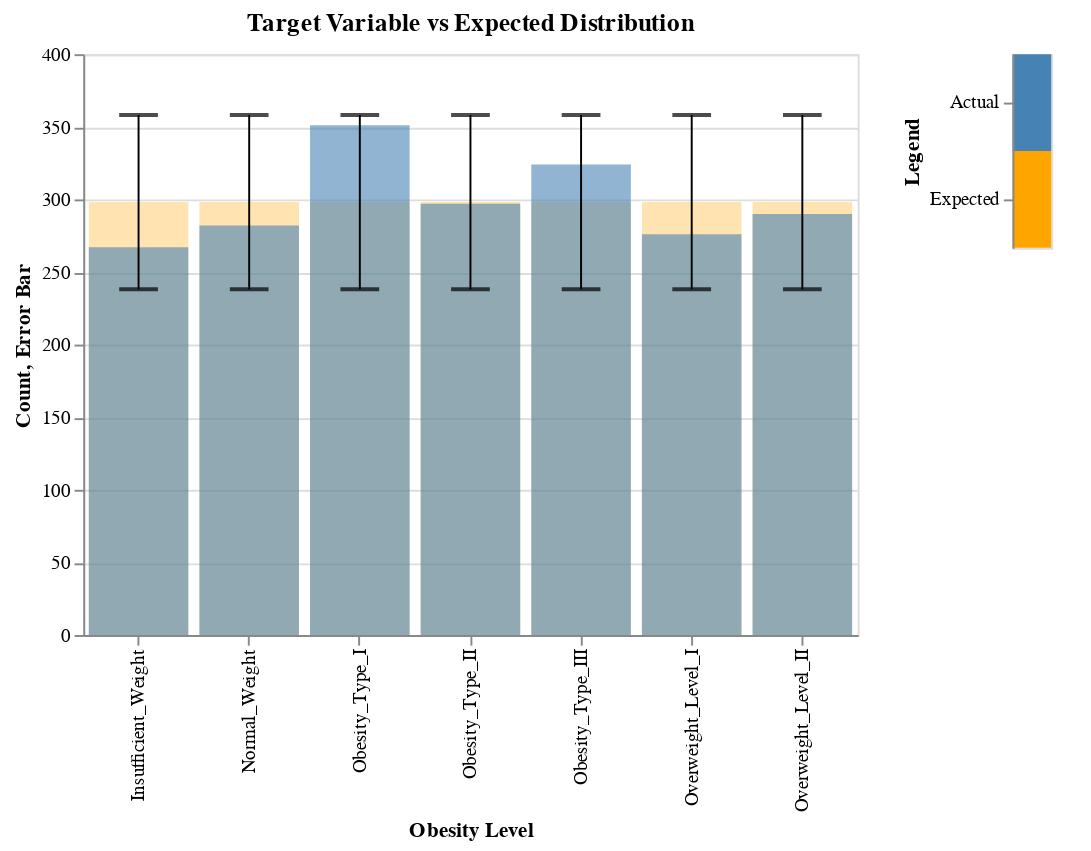

The code cell stored with this chart in its notebook:
### Code cell
# 9.Target/response variable follows expected distribution
# Use Altair for visualization
import altair as alt

actual_counts = merged_df['obesity_level'].value_counts().reset_index()
actual_counts.columns = ['obesity_level', 'count']
expect_counts = merged_df.shape[0] / merged_df['obesity_level'].nunique()
actual_counts['expected'] = expect_counts

# Add threshold ±60
actual_counts['expected_lower'] = actual_counts['expected'] - 60
actual_counts['expected_upper'] = actual_counts['expected'] + 60

actual_dist = alt.Chart(actual_counts).mark_bar(color='steelblue', opacity=0.6).encode(
    x=alt.X('obesity_level:N', title='Obesity Level'),
    y=alt.Y('count:Q', title='Count'),
    tooltip=['obesity_level', 'count']
)

expected_dist = alt.Chart(actual_counts).mark_bar(color='orange', opacity=0.3).encode(
    x=alt.X('obesity_level:N', title='Obesity Level'),
    y=alt.Y('expected:Q'),
    tooltip=['obesity_level', 'expected']
)

error_bar = alt.Chart(actual_counts).mark_errorbar(color='black').encode(
    x=alt.X('obesity_level:N'),
    y=alt.Y('expected_lower:Q', title='Error Bar'),
    y2='expected_upper:Q'
)

ticks = alt.Chart(actual_counts).mark_tick(
    color='black',
    thickness=2,
    size=20  
).encode(
    x=alt.X('obesity_level:N'),
    y=alt.Y('expected_lower:Q')  
) + alt.Chart(actual_counts).mark_tick(
    color='black',
    thickness=2,
    size=20  
).encode(
    x=alt.X('obesity_level:N'),
    y=alt.Y('expected_upper:Q')  
)

target_dist = alt.layer(
    expected_dist, actual_dist, error_bar, ticks
).properties(
    title='Target Variable vs Expected Distribution',
    width=400,
    height=300
)

legend_data = pd.DataFrame({
    'Category': ['Actual', 'Expected'],
    'Color': ['steelblue', 'orange']
})

manual_legend = alt.Chart(legend_data).mark_rect().encode(
    y=alt.Y('Category:N', axis=alt.Axis(title='Legend')),
    color=alt.Color('Color:N', scale=None)
).properties(
    width=20,
    height=100
) + alt.Chart(legend_data).mark_text(align='left', dx=25).encode(
    y=alt.Y('Category:N')
)

final_dist = alt.hconcat(target_dist, manual_legend).resolve_legend(color="independent")

final_dist

### Figure 1 — Vega-Lite specification as saved in the notebook (floating-point values rounded to 4 significant figures)
{"config": {"view": {"continuousWidth": 300, "continuousHeight": 300}}, "hconcat": [{"layer": [{"mark": {"type": "bar", "color": "orange", "opacity": 0.3}, "encoding": {"tooltip": [{"field": "obesity_level", "type": "nominal"}, {"field": "expected", "type": "quantitative"}], "x": {"field": "obesity_level", "title": "Obesity Level", "type": "nominal"}, "y": {"field": "expected", "type": "quantitative"}}}, {"mark": {"type": "bar", "color": "steelblue", "opacity": 0.6}, "encoding": {"tooltip": [{"field": "obesity_level", "type": "nominal"}, {"field": "count", "type": "quantitative"}], "x": {"field": "obesity_level", "title": "Obesity Level", "type": "nominal"}, "y": {"field": "count", "title": "Count", "type": "quantitative"}}}, {"mark": {"type": "errorbar", "color": "black"}, "encoding": {"x": {"field": "obesity_level", "type": "nominal"}, "y": {"field": "expected_lower", "title": "Error Bar", "type": "quantitative"}, "y2": {"field": "expected_upper"}}}, {"layer": [{"mark": {"type": "tick", "color": "black", "size": 20, "thickness": 2}, "encoding": {"x": {"field": "obesity_level", "type": "nominal"}, "y": {"field": "expected_lower", "type": "quantitative"}}}, {"mark": {"type": "tick", "color": "black", "size": 20, "thickness": 2}, "encoding": {"x": {"field": "obesity_level", "type": "nominal"}, "y": {"field": "expected_upper", "type": "quantitative"}}}]}], "data": {"name": "data-b2bd139f4897f615a2dd735ac79eab2b"}, "height": 300, "title": "Target Variable vs Expected Distribution", "width": 400}, {"layer": [{"mark": {"type": "rect"}, "encoding": {"color": {"field": "Color", "scale": null, "type": "nominal"}, "y": {"axis": {"title": "Legend"}, "field": "Category", "type": "nominal"}}}, {"mark": {"type": "text", "align": "left", "dx": 25}, "encoding": {"y": {"field": "Category", "type": "nominal"}}}], "data": {"name": "data-c5cdaa63b5de1ba83173f51a610cf110"}, "height": 100, "width": 20}], "resolve": {"legend": {"color": "independent"}}, "$schema": "https://vega.github.io/schema/vega-lite/v5.15.1.json", "datasets": {"data-b2bd139f4897f615a2dd735ac79eab2b": [{"obesity_level": "Obesity_Type_I", "count": 351, "expected": 298.1, "expected_lower": 238.1, "expected_upper": 358.1}, {"obesity_level": "Obesity_Type_III", "count": 324, "expected": 298.1, "expected_lower": 238.1, "expected_upper": 358.1}, {"obesity_level": "Obesity_Type_II", "count": 297, "expected": 298.1, "expected_lower": 238.1, "expected_upper": 358.1}, {"obesity_level": "Overweight_Level_II", "count": 290, "expected": 298.1, "expected_lower": 238.1, "expected_upper": 358.1}, {"obesity_level": "Normal_Weight", "count": 282, "expected": 298.1, "expected_lower": 238.1, "expected_upper": 358.1}, {"obesity_level": "Overweight_Level_I", "count": 276, "expected": 298.1, "expected_lower": 238.1, "expected_upper": 358.1}, {"obesity_level": "Insufficient_Weight", "count": 267, "expected": 298.1, "expected_lower": 238.1, "expected_upper": 358.1}], "data-c5cdaa63b5de1ba83173f51a610cf110": [{"Category": "Actual", "Color": "steelblue"}, {"Category": "Expected", "Color": "orange"}]}}
